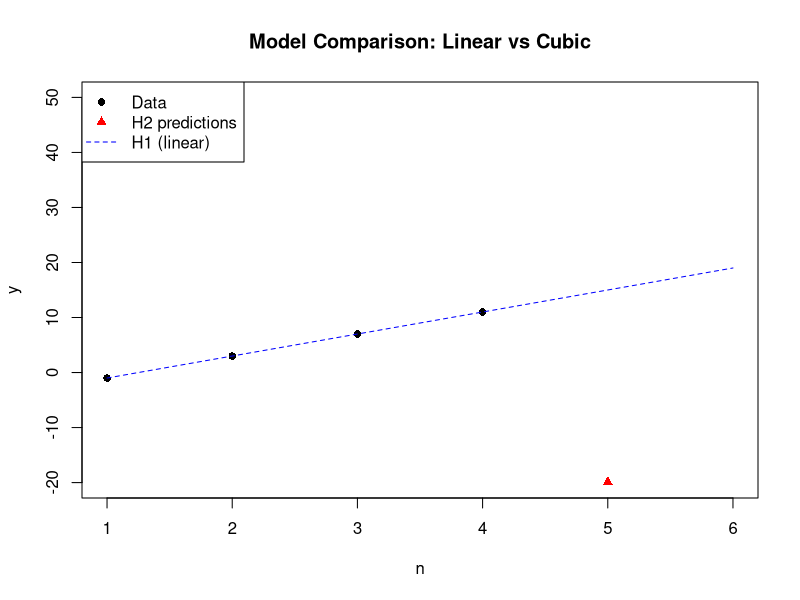

Write R code to recreate this figure.
## ---- chunk 1
# Generate the two predictions
n <- 1:6

# H1: Linear (y_{n+1} = y_n + 4)
y_H1 <- -1 + 4*(n - 1)

# H2: Cubic (complex recurrence)
y_H2 <- c(-1, 3, 7, 11, -19.9, 1043.8)

# Plot
plot(1:4, y_H2[1:4], pch = 16, xlim = c(1, 6), ylim = c(-20, 50),
     xlab = "n", ylab = "y",
     main = "Model Comparison: Linear vs Cubic")
points(5:6, y_H2[5:6], pch = 17, col = "red")
lines(n, y_H1, col = "blue", lty = 2)
legend("topleft", legend = c("Data", "H2 predictions", "H1 (linear)"),
       pch = c(16, 17, NA), col = c("black", "red", "blue"),
       lty = c(NA, NA, 2))
